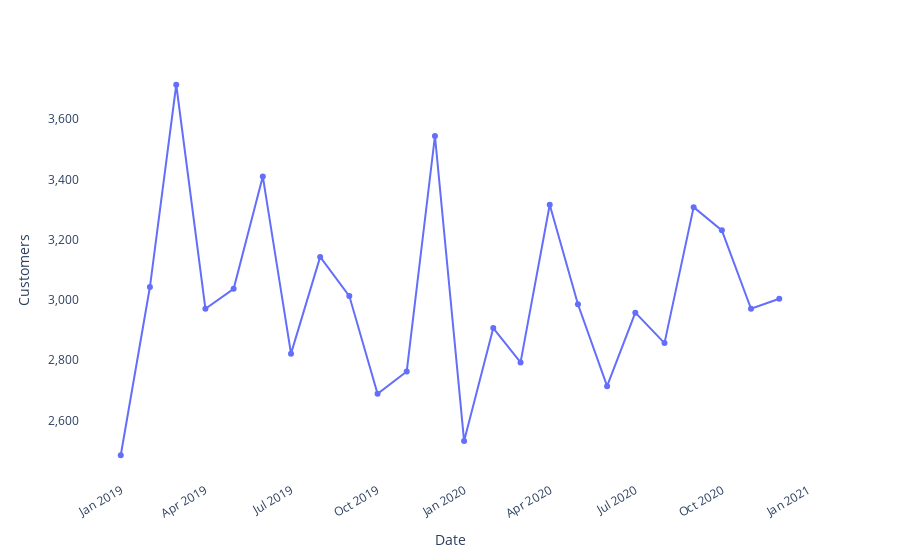

Source (notebook cell):
### Code cell
# Serie de tiempo
df_cus2 = df_cus.copy()
df_cus2['date'] = df_cus2['date'].dt.to_period('M').astype(str)
df_cus2 = df_cus2.drop_duplicates()
df_cus2 = df_cus2.groupby(['date']).sum().reset_index()
print(df_cus2.head(3))

# customers per month
fig = fg.simple_time_series(df_cus2, x='date', y="contador", xl='Date', yl='Customers')
fig.show()

### Figure 1 — Plotly figure (JSON) as saved in the notebook; plotly's stock layout.template omitted (floating-point values rounded to 4 significant figures)
{"data": [{"hovertemplate": "Date=%{x}<br>Customers=%{y}<extra></extra>", "legendgroup": "", "line": {"color": "#636efa", "dash": "solid"}, "marker": {"symbol": "circle"}, "mode": "markers+lines", "name": "", "orientation": "v", "showlegend": false, "type": "scatter", "x": ["2019-01", "2019-02", "2019-03", "2019-04", "2019-05", "2019-06", "2019-07", "2019-08", "2019-09", "2019-10", "2019-11", "2019-12", "2020-01", "2020-02", "2020-03", "2020-04", "2020-05", "2020-06", "2020-07", "2020-08", "2020-09", "2020-10", "2020-11", "2020-12"], "xaxis": "x", "y": [2485, 3043, 3714, 2971, 3037, 3410, 2822, 3143, 3013, 2689, 2763, 3544, 2532, 2907, 2793, 3316, 2986, 2714, 2958, 2857, 3308, 3231, 2971, 3004], "yaxis": "y"}], "layout": {"legend": {"tracegroupgap": 0}, "margin": {"t": 60}, "paper_bgcolor": "rgba(0, 0, 0, 0)", "plot_bgcolor": "rgba(0, 0, 0, 0)", "xaxis": {"anchor": "y", "domain": [0, 1], "tickangle": -30, "title": {"text": "Date"}}, "yaxis": {"anchor": "x", "domain": [0, 1], "tickformat": ",.0f", "title": {"text": "Customers"}}}}
